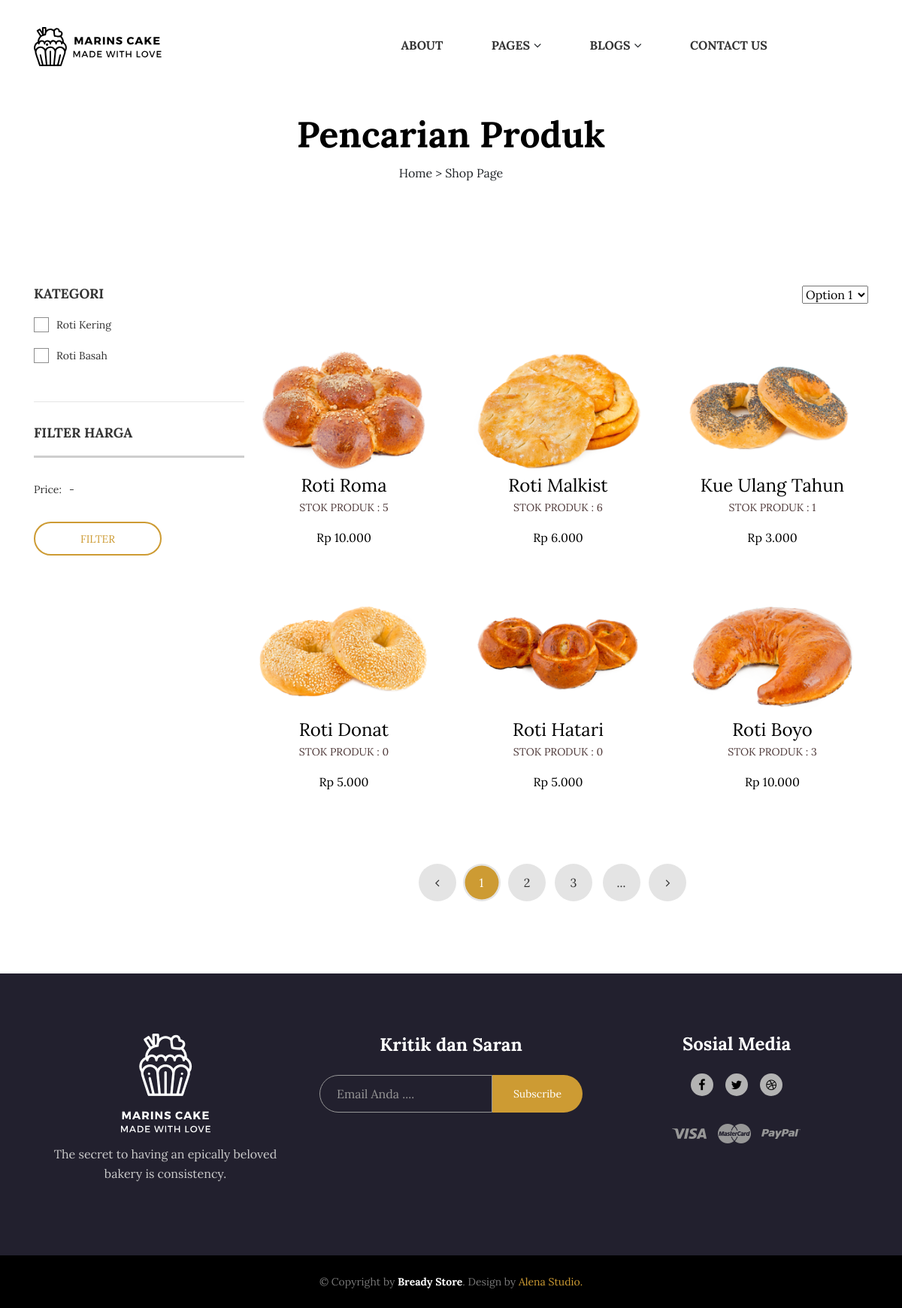
Before: /index.php/preorder/cari with the older database file.
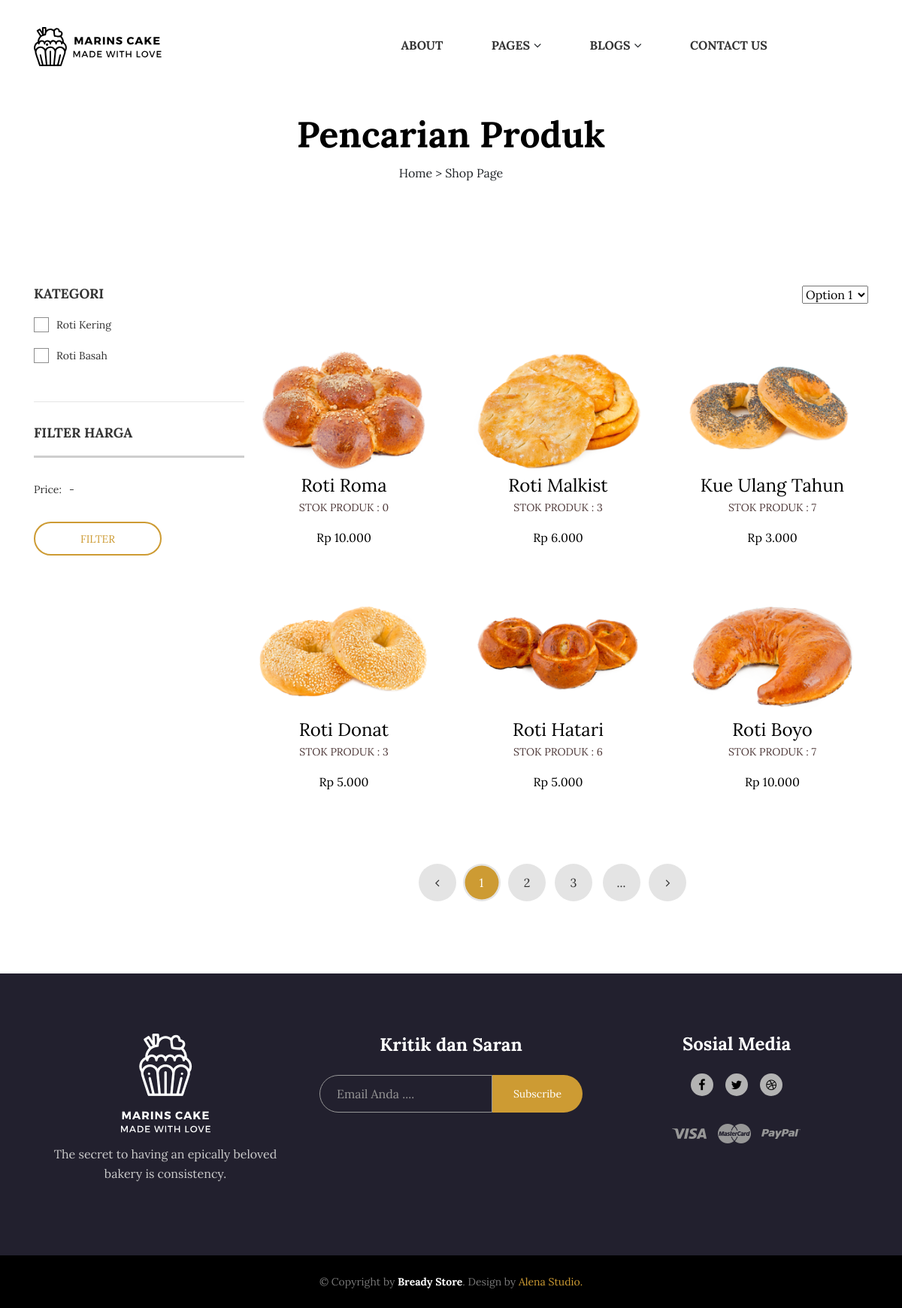
After: the same page with the newer database file.
### tables this page shows
CREATE TABLE `produk` (
  `idProduk` int(11) NOT NULL,
  `idJenis` int(11) NOT NULL,
  `namaProduk` varchar(50) NOT NULL,
  `harga` int(11) NOT NULL,
  `status` varchar(255) NOT NULL,
  `stok` int(11) NOT NULL,
  `deskripsi` text NOT NULL,
  `gambar` varchar(255) NOT NULL,
  `gambar2` varchar(50) NOT NULL,
  `gambar3` varchar(50) NOT NULL,
  `gambar4` varchar(50) NOT NULL,
  `created_at` date NOT NULL DEFAULT current_timestamp()
);

CREATE TABLE `jenis_produk` (
  `idJenis` int(11) NOT NULL,
  `namaJenis` varchar(255) NOT NULL
);

### application/controllers/Preorder.php (called while the page is built, shortened)
<?php
class Preorder extends CI_Controller
{
	public function cari()
	{
		$cari = $this->input->post('cari');
		$data['pencarian'] 	= $this->Model_produk->cari_produk($cari)->result_array();
		$data['kategori']	= $this->Model_produk->get_kategori_produk()->result_array();
		$this->load->view('template/header2');
		$this->load->view('cari_produk', $data);
		$this->load->view('template/footer');
	}
}

### index.php (called while the page is built, shortened)
<?php
require_once BASEPATH.'core/CodeIgniter.php';

### application/models/Model_produk.php (called while the page is built, shortened)
<?php
class Model_produk extends CI_Model
{
	public function get_kategori_produk()
	{
		return $this->db->get('jenis_produk');
	}
	public function cari_produk($keyword)
	{
		$this->db->select('*');
		$this->db->from('produk');
		$this->db->like('namaProduk', $keyword);
		return $this->db->get();
	}
}

### application/views/cari_produk.php (the view, shortened to what this page needs)
<div class="ps-hero bg--cover" data-background="<?= base_url() ?>assets/client/images/hero/product.jpg">
    <div class="ps-hero__content ">
        <h1> Pencarian Produk</h1>
        <div class="text-center">
            Home > Shop Page
        </div>
    </div>
</div>
<main class="ps-shop">
    <div class="container">
        <div class="row">
            <div class="col-lg-9 order-lg-last">
                <div class="ps-shop__sort">
                    <select class="ps-select" title="Default Sorting">
                        <option value="1">Option 1</option>
                    </select>
                </div>
                <div class="row">
                    <?php foreach ($pencarian as $cri) : ?>
                        <div class="col-lg-4">
                            <div class="ps-product">
                                <div class="ps-product__thumbnail"><img src="<?= base_url() ?>uploads/gambar_produk/<?= $cri['gambar'] ?>" alt=""><a class="ps-product__overlay" href="product-detail.html"></a>
                                </div>
                                <div class="ps-product__content"><a class="ps-product__title" href="product-detail.html"><?= $cri['namaProduk'] ?></a>
                                    <p><a href="">Stok Produk : <?= $cri['stok'] ?></a></p>
                                    <p class="ps-product__price">Rp <?= number_format($cri['harga'], 0, ',', '.') ?></p>
                                </div>
                            </div>
                        </div>
                    <?php endforeach ?>
                    <div class="col-lg-12 mb-lg-5">
                        <div class="ps-pagination mb-lg-5 ">
                            <ul class="pagination">
                                <li><a href="#"><i class="fa fa-angle-left"></i></a></li>
                                <li class="active"><a href="#">1</a></li>
                                <li><a href="#">2</a></li>
                                <li><a href="#">3</a></li>
                                <li><a href="#">...</a></li>
                                <li><a href="#"><i class="fa fa-angle-right"></i></a></li>
                            </ul>
                        </div>
                    </div>
                </div>
            </div>
            <div class="col-lg-3 order-lg-first mt-5 mt-lg-0">
                <div class="ps-sidebar">
                    <div class="widget widget_sidebar widget_category">
                        <h3 class="widget-title">Kategori</h3>
                        <ul class="ps-list--checked">
                            <?php foreach ($kategori as $ktg) : ?>
                                <li><a href=""><?= $ktg['namaJenis'] ?></a></li>
                            <?php endforeach ?>
                        </ul>
                    </div>
                    <div class="widget widget_filter widget_sidebar">
                        <h3 class="widget-title">Filter Harga</h3>
                        <div class="ps-slider" data-default-min="05" data-default-max="500" data-max="1000" data-step="100" data-unit="Rp"></div>
                        <p class="ps-slider__meta">Price:<span class="ps-slider__value ps-slider__min"></span>-<span class="ps-slider__value ps-slider__max"></span></p><a class="ac-slider__filter ps-btn ps-btn--sm" href="#">Filter</a>
                    </div>
                </div>
            </div>
        </div>
    </div>
</main>

### application/views/template/header2.php (shortened to what this page needs)
<!DOCTYPE html>
<html lang="en">
<head>
    <link rel="stylesheet" href="<?= base_url() ?>assets/client/plugins/font-awesome/css/font-awesome.min.css" />
    <link rel="stylesheet" href="https://maxcdn.bootstrapcdn.com/bootstrap/4.0.0/css/bootstrap.min.css" />
    <link rel="stylesheet" href="<?= base_url() ?>assets/client/plugins/bakery-icon/style.css" />
    <link rel="stylesheet" href="<?= base_url() ?>assets/client/plugins/owl-carousel/assets/owl.carousel.css" />
    <link rel="stylesheet" href="<?= base_url() ?>assets/client/plugins/jquery-bar-rating/dist/themes/fontawesome-stars.css" />
    <link rel="stylesheet" href="<?= base_url() ?>assets/client/plugins/bootstrap-select/dist/css/bootstrap-select.min.css" />
    <link rel="stylesheet" href="<?= base_url() ?>assets/client/plugins/jquery-ui/jquery-ui.min.css" />
    <link rel="stylesheet" href="<?= base_url() ?>assets/client/plugins/slick/slick/slick.css" />
    <link rel="stylesheet" href="<?= base_url() ?>assets/client/plugins/lightGallery-master/dist/css/lightgallery.min.css" />
    <link rel="stylesheet" href="<?= base_url() ?>assets/client/css/style.css" />
</head>
<body>
    <header class="header header--3" data-sticky="false">
        <nav class="navigation">
            <div class="container"><a class="ps-logo" href="<?= base_url() ?>"><img src="<?= base_url() ?>assets/client/images/logo-light3.svg" alt=""></a>
                <div class="header__actions">
                    <a class="ps-search-btn" href="#"><i class="ba-magnifying-glass"></i></a>
                    <div class="ps-cart"><a class="ps-cart__toggle" href="#"><i class="ba-shopping"></i></a>
                    </div>
                </div>
                <ul class="menu">
                    <li><a href="about.html">About</a></li>
                    <li class="menu-item-has-children"><a href="about.html">Pages</a><span class="sub-toggle"><i class="fa fa-angle-down"></i></span>
                    </li>
                    <li class="menu-item-has-children"><a href="blog-grid.html">Blogs</a><span class="sub-toggle"><i class="fa fa-angle-down"></i></span>
                    </li>
                    <li><a href="contact.html">Contact Us</a></li>
                </ul>
            </div>
        </nav>
    </header>

### application/views/template/footer.php (shortened to what this page needs)
<footer class="ps-footer">
  <div class="ps-footer__content">
    <div class="container">
      <div class="row">
        <div class="col-lg-4 col-md-12 col-sm-12 col-xs-12">
          <div class="ps-site-info">
            <a class="ps-logo mb-3" href="index.html"><img src="<?= base_url() ?>assets/client/images/logo-dark.png" alt="" /></a>
            <p class="mt-0">
              The secret to having an epically beloved bakery is
              consistency.
            </p>
          </div>
        </div>
        <div class="col-lg-4 col-md-6 col-sm-12 col-xs-12">
          <form class="ps-form--subscribe-offer" action="do_action" method="post">
            <h4>Kritik dan Saran</h4>
            <div class="form-group">
              <input class="form-control" type="text" placeholder="Email Anda ...." />
              <button>Subscribe</button>
            </div>
          </form>
        </div>
        <div class="col-lg-4 col-md-6 col-sm-12 col-xs-12">
          <div class="ps-footer__open">
            <h4 class="mb-4">Sosial Media</h4>
            <ul class="ps-list--social mt-0">
              <li>
                <a href="#"><i class="fa fa-facebook"></i></a>
              </li>
              <li>
                <a href="#"><i class="fa fa-twitter"></i></a>
              </li>
              <li>
                <a href="#"><i class="fa fa-dribbble"></i></a>
              </li>
            </ul>
          </div>
          <ul class="ps-list--payment">
            <li>
              <a href="#"><img src="<?= base_url() ?>assets/client/images/payment-method/visa.png" alt="" /></a>
            </li>
            <li>
              <a href="#"><img src="<?= base_url() ?>assets/client/images/payment-method/master-card.png" alt="" /></a>
            </li>
            <li>
              <a href="#"><img src="<?= base_url() ?>assets/client/images/payment-method/paypal.png" alt="" /></a>
            </li>
          </ul>
        </div>
      </div>
    </div>
  </div>
  <div class="ps-footer__copyright">
    <div class="container">
      <p>
        © Copyright by <strong>Bready Store</strong>. Design by<a href="#">
          Alena Studio.</a>
      </p>
    </div>
  </div>
</footer>
</body>
</html>

Changed rows visible on the page:
changed produk "Roti Roma": stok "5" → "0"
changed produk "Roti Malkist": stok "6" → "3"
changed produk "Kue Ulang Tahun": stok "1" → "7"
changed produk "Roti Donat": stok "0" → "3"
changed produk "Roti Hatari": stok "0" → "6"
changed produk "Roti Boyo": stok "3" → "7"
